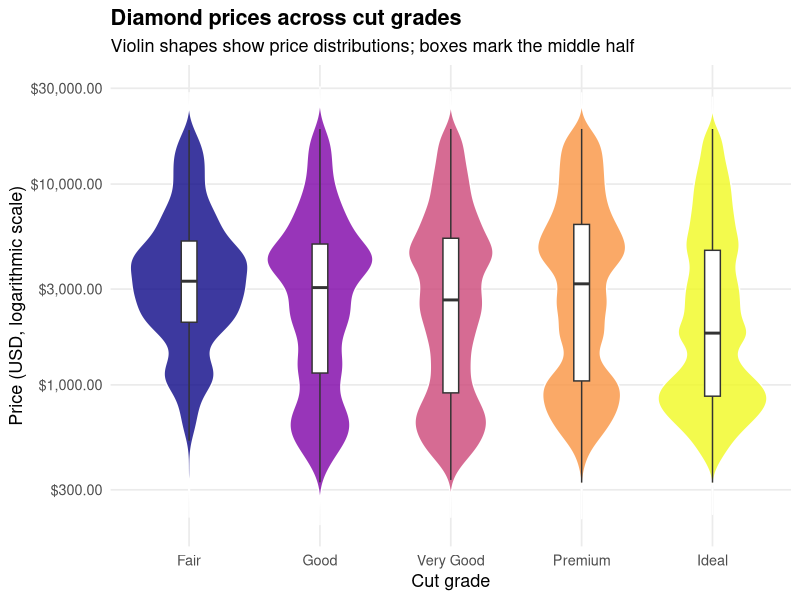

Recreate this plot in R.
library(tidyverse)

diamonds_plot <- ggplot(diamonds, aes(x = cut, y = price, fill = cut)) +
  geom_violin(trim = FALSE, alpha = 0.8, color = "white") +
  geom_boxplot(width = 0.12, fill = "white", outlier.shape = NA) +
  scale_fill_viridis_d(option = "C", guide = "none") +
  scale_y_log10(labels = scales::label_dollar()) +
  labs(
    title = "Diamond prices across cut grades",
    subtitle = "Violin shapes show price distributions; boxes mark the middle half",
    x = "Cut grade",
    y = "Price (USD, logarithmic scale)"
  ) +
  theme_minimal(base_size = 13) +
  theme(
    plot.title = element_text(face = "bold"),
    panel.grid.minor = element_blank()
  )

ggsave("diamonds-2.png", plot = diamonds_plot, width = 10, height = 6, dpi = 300)
